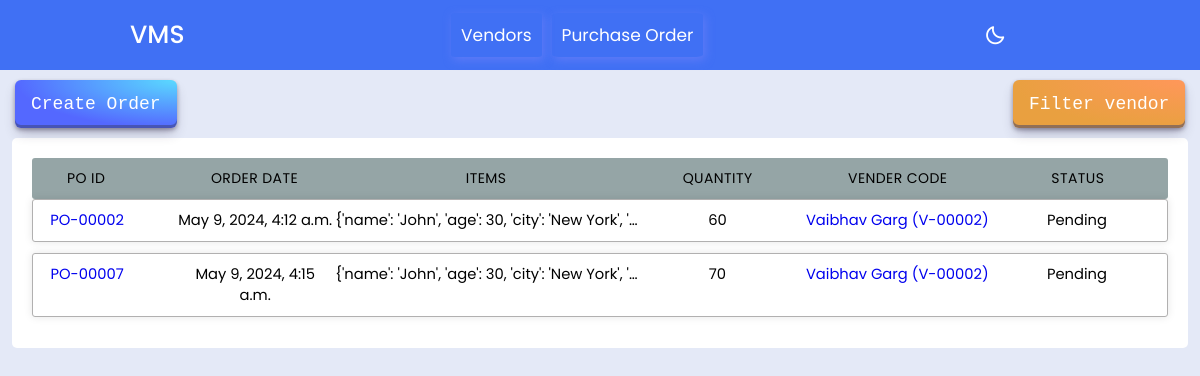
Before: /api/purchase/filter/29 with the older database file.
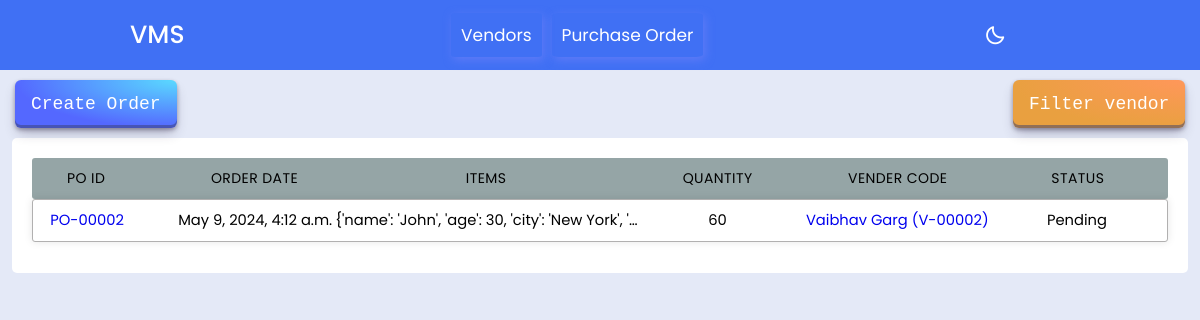
After: the same page with the newer database file.
### vms/models.py (models this page shows, shortened)
class PurchaseOrder(models.Model):
    po_number = models.CharField(max_length=100, unique=True, verbose_name='PO Number', blank=True)
    vendor = models.ForeignKey(Vendor, on_delete=models.CASCADE, verbose_name='Vendor')
    order_date = models.DateTimeField(auto_now_add=True, verbose_name='Order Date', blank=True)
    delivery_date = models.DateTimeField(blank=True, null=True, verbose_name='Delivery Date')
    items = JSONField(verbose_name='Items')
    quantity = models.IntegerField(verbose_name='Quantity')
    status = models.CharField(max_length=100, verbose_name='Status',blank=True, default='Pending')
    quality_rating = models.FloatField(null=True, verbose_name='Quality Rating',blank=True)
    issue_date = models.DateTimeField(verbose_name='Issue Date',blank=True, null=True)
    acknowledgment_date = models.DateTimeField(null=True, verbose_name='Acknowledgment Date')
    _delivery_date_set = models.BooleanField(default=False, editable=False)  # Flag to track if delivery_date is set

class Vendor(models.Model):
    name = models.CharField(max_length=100, verbose_name='Vendor Name')
    email = models.EmailField(verbose_name='Email',null=True)
    phone_number = models.CharField(max_length=20, verbose_name='Phone Number',null=True)
    delivery_days = models.IntegerField(verbose_name='Total Day Deliver', null=True)
    address = models.TextField(verbose_name='Address', null=True)
    vendor_code = models.CharField(max_length=20, unique=True, verbose_name='Vendor Code', blank=True)
    on_time_delivery_rate = models.FloatField(verbose_name='On-Time Delivery Rate',blank=True, null=True)
    quality_rating_avg = models.FloatField(verbose_name='Quality Rating Average',blank=True, null=True)
    average_response_time = models.FloatField(verbose_name='Average Response Time',blank=True, null=True)
    fulfillment_rate = models.FloatField(verbose_name='Fulfillment Rate',blank=True, null=True)

### vms/views.py (the view)
# urls.py: path('purchase/filter/<int:id>',views.PurchaseFilter,name="Purchasefilter"),
def PurchaseFilter(request, id):
    pur = PurchaseOrder.objects.filter(vendor_id=id)
    ven = Vendor.objects.all()
    context = {
        'pur':pur,
        'ven':ven
    }
    return render(request,"purchase_order.html",context)

### templates/purchase_order.html (shortened to what this page needs)
{% extends 'base.html' %}
{% load static %}
{% block link %}
<link rel="stylesheet" href="{% static "CSS/style.css" %}">
<link rel="stylesheet" href="{% static "CSS/purchase_order.css" %}">
{% endblock %}
{% block body %}
<div class="btn-add-del">
    <button class="button-29" onclick="openForm()" role="button">Create Order</button>
    <div>
        <button class="button-29 del-29" onclick="listvendor()" role="button">Filter vendor</button>
    </div>
</div>
<div class="purchase" id="purchase-detail">
    <ul class="responsive-table">
        <li class="table-header">
            <div class="col col-1">PO ID</div>
            <div class="col col-2">Order Date</div>
            <div class="col col-3">Items</div>
            <div class="col col-4">Quantity</div>
            <div class="col col-5">Vender Code</div>
            <div class="col col-6">Status</div>
        </li>
        {% for p in pur  %}
        <li class="table-row col-m">
            <div class="col col-1 " data-label="PO ID"><a href="{% url "PurchaseDetail" p.id %}">{{p.po_number}}</a></div>
            <div class="col col-2" data-label="Order Date">{{p.order_date}}</div>
            <div class="col col-3" data-label="Items">{{p.items |truncatechars:50}}</div>
            <div class="col col-4" data-label="Quantity">{{p.quantity}}</div>
            <div class="col col-5" data-label="Delivery Date"><a href="{% url "VendorInfo" p.vendor.id %}" style="text-decoration: none;">{{p.vendor.name}} ({{p.vendor.vendor_code}})</a></div>
            <div class="col col-6" data-label="Status" >{{p.status}}</div>
        </li>
        {% endfor %}
    </ul>
</div>
{% endblock %}

### templates/base.html (shortened to what this page needs)
{% load static %}
<!DOCTYPE html>
<html lang="en">
<head>
  <link href="{% static 'fontawesomefree/css/fontawesome.css' %}" rel="stylesheet" type="text/css">
  <link href="{% static 'fontawesomefree/css/brands.css' %}" rel="stylesheet" type="text/css">
  <link href="{% static 'fontawesomefree/css/solid.css' %}" rel="stylesheet" type="text/css">
  {% block link %}
  {% endblock %}
  <link href='https://unpkg.com/boxicons@2.1.1/css/boxicons.min.css' rel='stylesheet'>
</head>
<body>
  <nav>
    <div class="nav-bar">
      <span class="logo navLogo"><a href="{% url 'vendorlist' %}">VMS</a></span>
      <div class="menu">
        <ul class="nav-links">
          <li><a href="{% url 'vendorlist' %}">Vendors</a></li>
          <li><a href="{% url 'PurchaseOrder' %}">Purchase Order</a></li>
        </ul>
      </div>
      <div class="darkLight-searchBox">
        <div class="dark-light">
          <i class='bx bx-moon moon'></i>
        </div>
        <div class="searchBox">
          <div class="searchToggle">
          </div>
        </div>
      </div>
    </div>
  </nav>
  {% block body %}
  {% endblock %}
</body>
</html>

### static/CSS/style.css (style rules this page uses)
* { margin: 0; padding: 0; box-sizing: border-box; font-family: 'Poppins', sans-serif; transition: all 0.4s ease;; }
:root { --body-color: #E4E9F7; --nav-color: #4070F4; --side-nav: #010718; --text-color: #FFF; --search-bar: #F2F2F2; --search-text: #010718; }
body { height: 100vh; background-color: var(--body-color); }
nav { position: fixed; top: 0; left: 0; height: 70px; width: 100%; background-color: var(--nav-color); z-index: 100; }
nav .nav-bar { position: relative; height: 100%; max-width: 1000px; width: 100%; background-color: var(--nav-color); margin: 0 auto; padding: 0 30px; display: flex; align-items: center; justify-content: space-between; }
nav .nav-bar .logo a { font-size: 25px; font-weight: 500; color: var(--text-color); text-decoration: none; }
.nav-bar .nav-links { display: flex; align-items: center; }
.nav-bar .nav-links li { margin: 0 5px; list-style: none; }
.nav-links li a { position: relative; font-size: 17px; font-weight: 400; color: var(--text-color); text-decoration: none; padding: 10px; border: 0.5 px solid #1b40a5; border-radius: 5%; box-shadow: 2px 3px 10px rgb(95, 123, 247); }
.nav-links li a::before { content: ''; position: absolute; left: 50%; bottom: 0; transform: translateX(-50%); height: 6px; width: 6px; border-radius: 50%; background-color: var(--text-color); opacity: 0; transition: all 0.3s ease; }
.nav-bar .darkLight-searchBox { display: flex; align-items: center; }
.darkLight-searchBox .dark-light, .darkLight-searchBox .searchToggle { height: 40px; width: 40px; display: flex; align-items: center; justify-content: center; margin: 0 5px; }
.dark-light i, .searchToggle i { position: absolute; color: var(--text-color); font-size: 22px; cursor: pointer; transition: all 0.3s ease; }
.searchBox { position: relative; }
body { font-family: 'lato', sans-serif; min-width: 1200px; }
.button-29 { align-items: center; appearance: none; background-image: radial-gradient(100% 100% at 100% 0, #5adaff 0, #5468ff 100%); border: 0; border-radius: 6px; box-shadow: rgba(45, 35, 66, .4) 0 2px 4px,rgba(45, 35, 66, .3) 0 7px 13px -3px,rgba(58, 65, 111, .5) 0 -3px 0 inset; box-sizing: border-box; color: #fff; cursor: pointer; display: inline-flex; font-family: "JetBrains Mono",monospace; height: 48px; justify-content: center; line-height: 1; list-style: none; overflow: hidden; padding-left: 16px; padding-right: 16px; position: relative; top: 80px; text-align: left; text-decoration: none; transition: box-shadow .15s,transform .15s; user-select: none; -webkit-user-select: none; touch-action: manipulation; white-space: nowrap; will-change: box-shadow,transform; font-size: 18px; }
.btn-add-del { display: flex; justify-content: space-between; padding-left: 15px; padding-right: 15px; }
.del-29 { background-image: radial-gradient(100% 100% at 100% 0, #ff735a 0, #e94b40 100%); }
*, *:before, *:after { box-sizing: border-box; }

### static/CSS/purchase_order.css (style rules this page uses)
body { font-family: 'lato', sans-serif; min-width: 1200px; }
.purchase { background-color: #ffffff; margin: 90px 1% 0 1%; padding: 20px; border-radius: 5px; }
.button-29 { align-items: center; appearance: none; background-image: radial-gradient(100% 100% at 100% 0, #5adaff 0, #5468ff 100%); border: 0; border-radius: 6px; box-shadow: rgba(45, 35, 66, .4) 0 2px 4px,rgba(45, 35, 66, .3) 0 7px 13px -3px,rgba(58, 65, 111, .5) 0 -3px 0 inset; box-sizing: border-box; color: #fff; cursor: pointer; display: inline-flex; font-family: "JetBrains Mono",monospace; height: 48px; justify-content: center; line-height: 1; list-style: none; overflow: hidden; padding-left: 16px; padding-right: 16px; position: relative; top: 80px; text-align: left; text-decoration: none; transition: box-shadow .15s,transform .15s; user-select: none; -webkit-user-select: none; touch-action: manipulation; white-space: nowrap; will-change: box-shadow,transform; font-size: 18px; }
.btn-add-del { display: flex; justify-content: space-between; padding-left: 15px; padding-right: 15px; }
.del-29 { background-image: radial-gradient(100% 100% at 100% 0, #ff975a 0, #e9a040 100%); }

Changed rows visible on the page:
removed PurchaseOrder: po_number "PO-00007", order_date "May 9, 2024, 4:15 a.m.", items "{'name': 'John', 'age': 30, 'city': 'New York', '…", quantity "70", vendor.name "Vaibhav Garg", vendor.vendor_code "V-00002", status "Pending"
